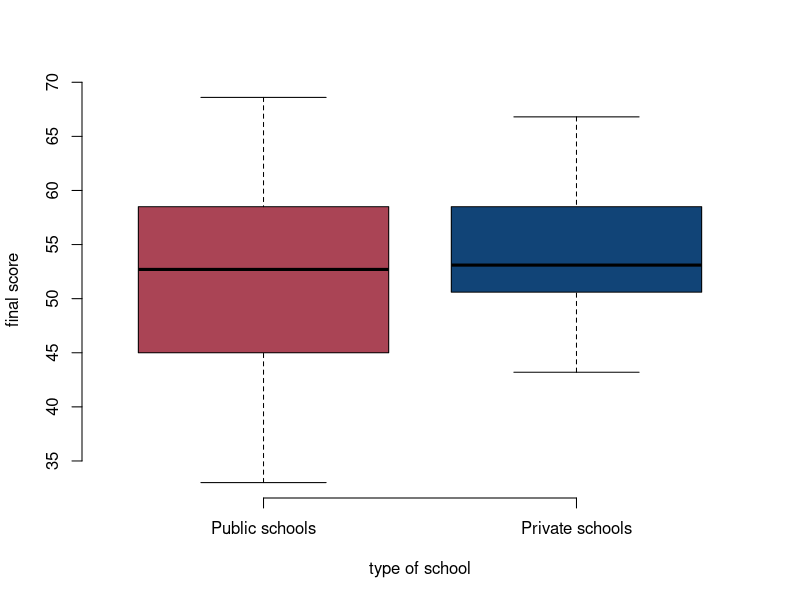

Reproduce this figure in R.
## ---- chunk 1
knitr::opts_chunk$set(echo = TRUE)
## ---- chunk 2
setwd("C:/Users/phili/Documents/ML2017.io")
library(readxl)
df <- read_excel("./data/hsb2.xlsx")
## ---- chunk 3
df$final_score <- apply(df[, c("read", "write", "math", "science", "socst")], 1, mean)
## ---- chunk 4
mean(df$final_score)
median(df$final_score)
## ---- chunk 5
id.of.mode <- which.max(table(df$final_score))
table(df$final_score)[id.of.mode]
## ---- chunk 6
df$schtyp <- factor(df$schtyp, labels = c("Public schools", "Private schools"))
## ---- chunk 7
table(df$schtyp)
## ---- chunk 8
# variance
var(df$final_score[df$schtyp == "Private schools"])
var(df$final_score[df$schtyp == "Public schools"])

# standard deviation
sd(df$final_score[df$schtyp == "Private schools"])
sd(df$final_score[df$schtyp == "Public schools"])
## ---- chunk 9
# best student's id
df$id[ which.max(df$final_score) ]

# worst student's id
df$id[ which.min(df$final_score)]
## ---- chunk 10
quantile(df$final_score, c(.2, .4, .6, .8))
## ---- chunk 11
plot(final_score ~ schtyp, data = df, bty = "l", col = c("#AA4455", "#114477"), 
     xlab = "type of school", ylab = "final score", frame.plot = FALSE)
